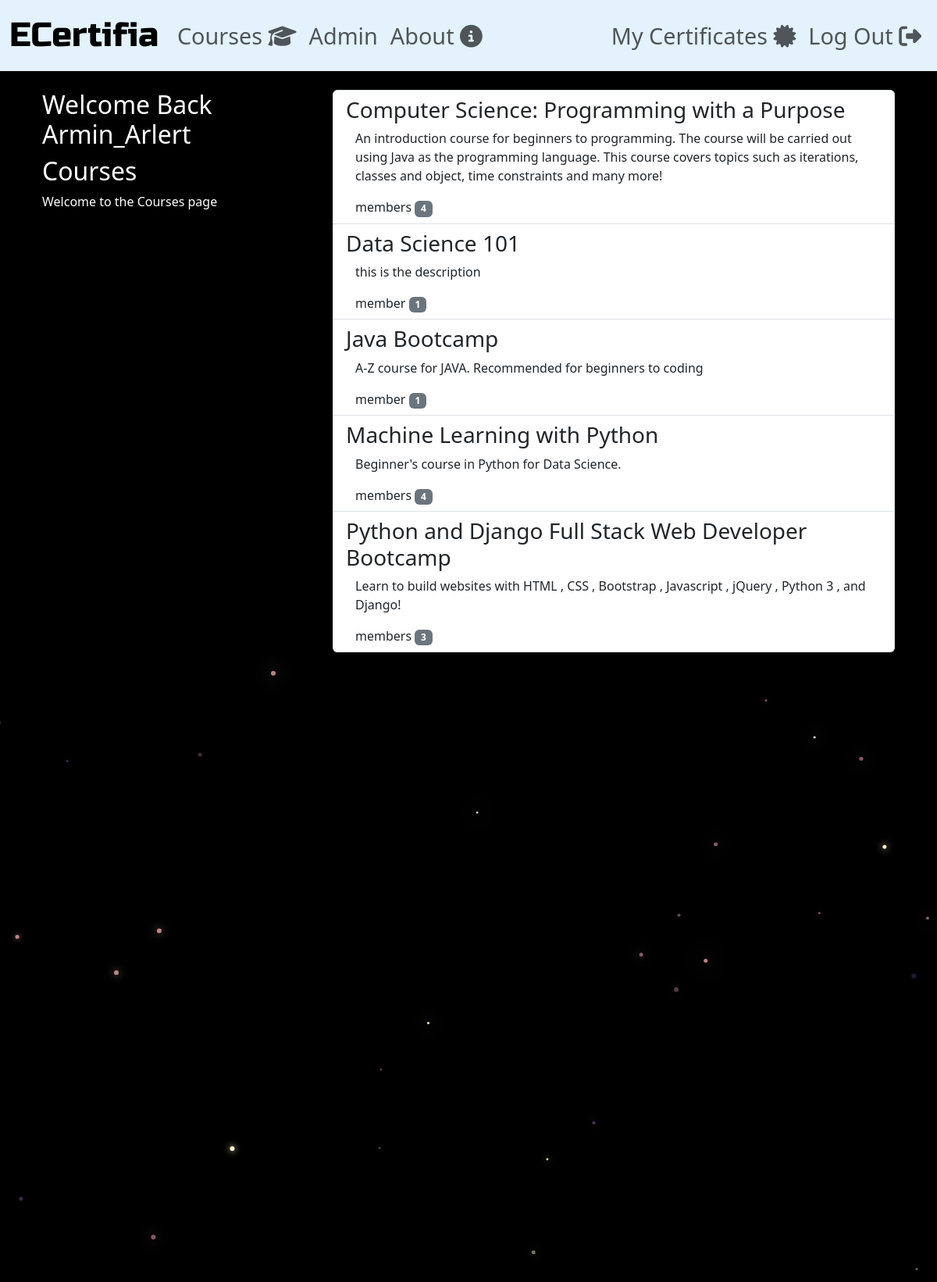
Screenshot of /courses/ (signed in) with the database file from the repository.
### courses/models.py (models this page shows, shortened)
class Course(models.Model):
    name = models.CharField(max_length=255, unique=True)
    course_instructor = models.CharField(max_length=255, blank=False, default='')
    issuing_organization = models.CharField(max_length=256, default='')
    slug = models.SlugField(allow_unicode=True, unique=True)
    description = models.TextField(blank=True, default='')
    description_html = models.TextField(editable=False, default='', blank=True)
    members = models.ManyToManyField(User, through='CourseMembers')
    course_length_hours = models.PositiveIntegerField(default=0)
    class Meta:
        ordering = ['name']

### courses/views.py (the view)
# urls.py: path('', views.ListGroups.as_view(), name='all'),
class ListGroups(generic.ListView):
    model = Course

### courses/templates/courses/course_list.html (shortened to what this page needs)
{% extends 'courses/course_base.html' %}
{% block precourse %}
<div class="col-md-4">
    <div class="content">
        {% if user.is_authenticated %}
            <h2>Welcome Back
                <a>{{ user.username }}</a>
            </h2>
        {% endif %}
        <h2>Courses</h2>
        <p>Welcome to the Courses page</p>
    </div>
</div>
{% endblock %}
{% block course_content %}
<div class="col-md-8">
    <div class="list-group">
        {% for course in object_list %}
            <a href="{% url 'courses:single' slug=course.slug %}" class="list-group-item list-group-item-action">
                <h3 class="">{{ course.name }}</h3>
                <div class="list-group-item-text container-fluid">
                    {{ course.description_html|safe }}
                    <div class="row">
                        <div class="col-md-4">
                            member{{ course.members.count|pluralize }}
                            <span class="badge bg-secondary">{{ course.members.count }}</span>
                        </div>
                    </div>
                </div>
            </a>
        {% endfor %}
    </div>
</div>
{% endblock %}

### static/ecertificate/css/mastermain.css (style rules this page uses)
html, body { background: black; margin: 0; }

### static/ecertificate/css/ecertificate/master.css (style rules this page uses)
body { background-color: black; color:white; }

### rows the page displays
Course: name "Computer Science: Programming with a Purpose", description_html "An introduction course for beginners to programming. The course will be carried out using Java as the programming language. This course covers topics such as iterations, classes and object, time constraints and many more!", members.count "4"
Course: name "Data Science 101", description_html "this is the description", members.count "1"
Course: name "Java Bootcamp", description_html "A-Z course for JAVA. Recommended for beginners to coding", members.count "1"
Course: name "Machine Learning with Python", description_html "Beginner's course in Python for Data Science.", members.count "4"
Course: name "Python and Django Full Stack Web Developer Bootcamp", description_html "Learn to build websites with HTML , CSS , Bootstrap , Javascript , jQuery , Python 3 , and Django!", members.count "3"

### other values shown
{{ user.username }} "Armin_Arlert"
